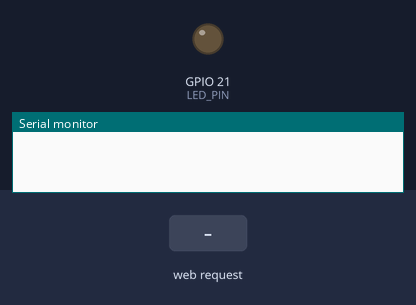
A sketch run on a simulated Seeed XIAO ESP32-S3. Parts: output pins drawn as LEDs (lit = HIGH), the last lines printed to the serial monitor. The inputs (shaded band) are chosen by the test bench.

Above: at 0.0 s.
At 2.7 s:
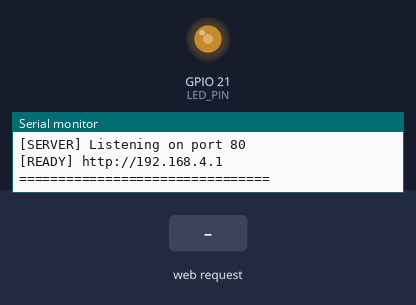
2.8 s: HTTP request GET /brightness?value=1 received
At 3.9 s:
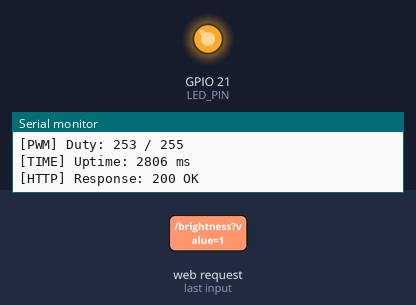
4.3 s: HTTP request GET /brightness received
Timing chart, 0 to 7.3 s (numbered marks = the images above; inputs shaded):
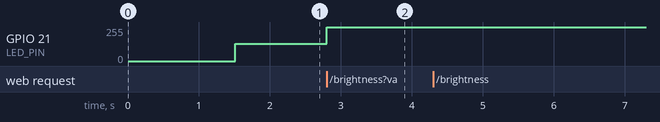

Measured:
- after the input at 2.8 s, GPIO 21 (LED_PIN): 128/255 → 252/255 at once

The sketch:

ledpwmweb.ino
```cpp
#include <WiFi.h>
#include <WebServer.h>

// Wi-Fi credentials
const char* apSSID = "Test";
const char* apPassword = "bilalakhtar";

unsigned long lastStatusTime = 0;
int previousClientCount = 0;
unsigned long requestCount = 0;


// XIAO ESP32S3 built-in LED
#define LED_PIN 21

// PWM settings
#define PWM_FREQ 5000
#define PWM_RESOLUTION 8

WebServer server(80);

int brightness = 50;

// Set LED brightness (0-100%)

void setBrightness(int value) {
  int previousBrightness = brightness;

  brightness = constrain(value, 0, 100);

  // Active-LOW LED
  int duty = map(brightness, 0, 100, 255, 0);
  ledcWrite(LED_PIN, duty);

  Serial.println("--------------------------------");
  Serial.printf("[LED] Brightness: %d%% -> %d%%\n",
                previousBrightness, brightness);
  Serial.printf("[PWM] Duty: %d / 255\n", duty);
  Serial.printf("[TIME] Uptime: %lu ms\n", millis());
}


// Web page
const char webpage[] PROGMEM = R"rawliteral(
<!DOCTYPE html>
<html>
<head>
  <meta name="viewport"
        content="width=device-width, initial-scale=1">
  <title>ESP32S3 LED Controller</title>
  <style>
    body {
      font-family: Arial, sans-serif;
      background: #101827;
      color: white;
      text-align: center;
      padding: 35px 15px;
    }
    .card {
      max-width: 400px;
      margin: auto;
      padding: 30px;
      background: #1e293b;
      border-radius: 20px;
    }
    h2 { color: #facc15; }
    .value {
      font-size: 48px;
      margin: 25px;
      color: #facc15;
    }
    input[type=range] {
      width: 100%;
      accent-color: #facc15;
      cursor: pointer;
    }
    button {
      padding: 12px 25px;
      margin: 10px 5px;
      border: none;
      border-radius: 8px;
      background: #facc15;
      color: #101827;
      cursor: pointer;
      font-weight: bold;
    }
  </style>
</head>
<body>

<div class="card">
  <h2>ESP32S3 LED Control</h2>
  <p>Built-in LED Brightness</p>

  <div class="value">
    <span id="value">%VALUE%</span>%
  </div>

  <input type="range" min="0" max="100"
         value="%VALUE%" id="slider"
         oninput="updateBrightness(this.value)">

  <p>0% - 100%</p>

  <button onclick="setLED(0)">OFF</button>
  <button onclick="setLED(100)">ON</button>
</div>

<script>
let pending;

function updateBrightness(value) {
  document.getElementById("value").innerText = value;

  clearTimeout(pending);
  pending = setTimeout(() => {
    fetch("/brightness?value=" + value)
      .catch(err => console.error(err));
  }, 30);
}

function setLED(value) {
  document.getElementById("slider").value = value;
  updateBrightness(value);
}
</script>

</body>
</html>
)rawliteral";

// Main page
void handleRoot() {
  String page = webpage;
  page.replace("%VALUE%", String(brightness));
  server.send(200, "text/html", page);
}

// Brightness API

void handleBrightness() {
  requestCount++;

  Serial.printf("[HTTP] Request #%lu\n", requestCount);

  Serial.printf("[HTTP] Client IP: %s\n",
                server.client().remoteIP().toString().c_str());

  if (!server.hasArg("value")) {
    Serial.println("[ERROR] Missing brightness value");
    server.send(400, "text/plain", "Missing value");
    return;
  }

  int value = server.arg("value").toInt();
  setBrightness(value);

  Serial.println("[HTTP] Response: 200 OK");
  server.send(200, "text/plain", String(brightness));
}


//////////////////////////////////////////////////////////////////////////////////////////////////////

void setup() {
  Serial.begin(115200);
  delay(1500);

  Serial.println();
  Serial.println("================================");
  Serial.println("  XIAO ESP32S3 LED CONTROLLER");
  Serial.println("  AP MODE + SERIAL MONITORING");
  Serial.println("================================");

  Serial.println("[SYSTEM] Initializing LED PWM...");

  if (!ledcAttach(LED_PIN, PWM_FREQ, PWM_RESOLUTION)) {
    Serial.println("[ERROR] PWM initialization failed!");
    return;
  }

  setBrightness(50);

  Serial.println("[WIFI] Starting Access Point...");

  WiFi.mode(WIFI_AP);

  IPAddress localIP(192, 168, 4, 1);
  IPAddress gateway(192, 168, 4, 1);
  IPAddress subnet(255, 255, 255, 0);

  if (!WiFi.softAPConfig(localIP, gateway, subnet)) {
    Serial.println("[ERROR] AP IP configuration failed");
    return;
  }

  if (!WiFi.softAP(apSSID, apPassword)) {
    Serial.println("[ERROR] AP initialization failed!");
    return;
  }

  Serial.println("[WIFI] Access Point started!");
  Serial.printf("[WIFI] SSID: %s\n", apSSID);
  Serial.printf("[WIFI] IP Address: %s\n",
                WiFi.softAPIP().toString().c_str());
  Serial.printf("[WIFI] MAC: %s\n",
                WiFi.softAPmacAddress().c_str());

  server.on("/", HTTP_GET, handleRoot);
  server.on("/brightness", HTTP_GET, handleBrightness);

  server.begin();

  Serial.println("[SERVER] HTTP server started");
  Serial.println("[SERVER] Listening on port 80");
  Serial.println("[READY] http://192.168.4.1");
  Serial.println("================================");
}


void loop() {
  server.handleClient();

  int clientCount = WiFi.softAPgetStationNum();

  if (clientCount != previousClientCount) {
    if (clientCount > previousClientCount) {
      Serial.println("[WIFI] Client connected");
    } else {
      Serial.println("[WIFI] Client disconnected");
    }

    Serial.printf("[WIFI] Connected clients: %d\n",
                  clientCount);

    previousClientCount = clientCount;
  }

  // Periodic system monitoring
  if (millis() - lastStatusTime >= 5000) {
    lastStatusTime = millis();

    Serial.println();
    Serial.println("======== SYSTEM STATUS ========");

    Serial.printf("Uptime: %lu seconds\n",
                  millis() / 1000UL);

    Serial.printf("Connected Clients: %d\n",
                  WiFi.softAPgetStationNum());

    Serial.printf("LED Brightness: %d%%\n", brightness);

    Serial.printf("Free Heap: %u bytes\n",
                  ESP.getFreeHeap());

    Serial.printf("HTTP Requests: %lu\n",
                  requestCount);

    Serial.println("===============================");
  }
}
```
